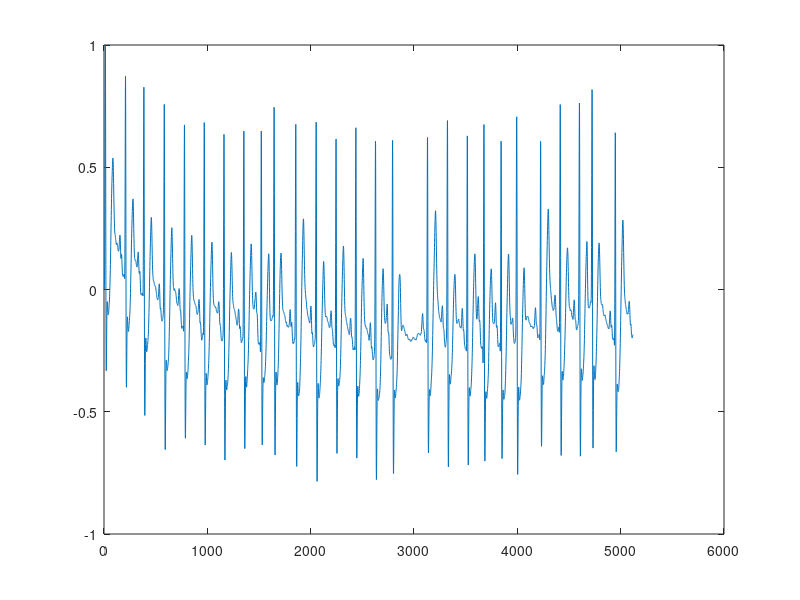

Source code (MATLAB): (Note: this script raises an error after producing the figure.)
load('12431_02m.mat','-mat')
Fs = 250;
plot(val)

%% ----------------- Algoritmo de Pan-Toskin -----------------------------------------------
% Primer paso Filtrado
% Filto paso bajo corte en 15 Hz
Wn1 = 15/(Fs/2);
n = 3; %Orden 
[b,a] = butter(n,Wn1,"low");
y = filter(b,a,val);
y = y/max(abs(y));
plot(y)

% Filtro pasa altos corte en 5 Hz

Wn2 = 5/(Fs/2); 
[b,a] = butter(n,Wn2,"High");
y1 = filter(b,a,y);
y1 = y1/max(abs(y1));
plot(y1)

% Derivación  
int_c = 4/(Fs*1/40);
b1 = interp1(1:5,[1 2 0 -2 -1].*(1/8)*Fs,1:int_c:5);
y_d = filter(b1,1,y1);
y_d = y_d/max(abs(y_d));
plot(y_d)

%Square 

y_s = y_d.^2;
plot(y_s)

% Integración 
m = round(0.150*Fs);
y_m = conv(y_s ,ones(1 ,m)/m);
plot(y_m)










